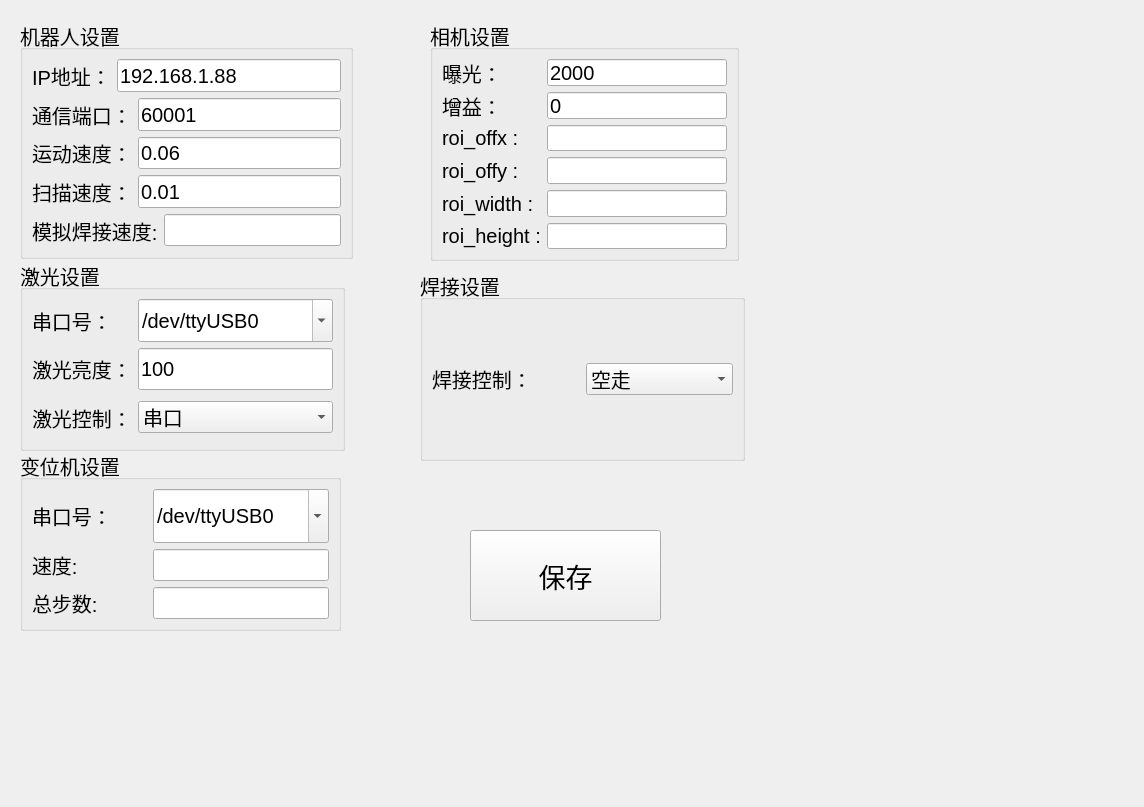
<?xml version="1.0" encoding="UTF-8"?>
<ui version="4.0">
 <class>SettingUI</class>
 <widget class="QWidget" name="SettingUI">
  <property name="geometry">
   <rect>
    <x>0</x>
    <y>0</y>
    <width>1144</width>
    <height>807</height>
   </rect>
  </property>
  <property name="windowTitle">
   <string>Form</string>
  </property>
  <widget class="QGroupBox" name="groupBox_3">
   <property name="geometry">
    <rect>
     <x>20</x>
     <y>20</y>
     <width>333</width>
     <height>239</height>
    </rect>
   </property>
   <property name="sizePolicy">
    <sizepolicy hsizetype="Preferred" vsizetype="Expanding">
     <horstretch>0</horstretch>
     <verstretch>0</verstretch>
    </sizepolicy>
   </property>
   <property name="font">
    <font>
     <pointsize>15</pointsize>
    </font>
   </property>
   <property name="title">
    <string>机器人设置</string>
   </property>
   <layout class="QVBoxLayout" name="verticalLayout">
    <item>
     <layout class="QHBoxLayout" name="horizontalLayout_21">
      <item>
       <widget class="QLabel" name="label_57">
        <property name="sizePolicy">
         <sizepolicy hsizetype="Preferred" vsizetype="Expanding">
          <horstretch>0</horstretch>
          <verstretch>0</verstretch>
         </sizepolicy>
        </property>
        <property name="font">
         <font>
          <pointsize>15</pointsize>
         </font>
        </property>
        <property name="text">
         <string>IP地址：</string>
        </property>
       </widget>
      </item>
      <item>
       <widget class="QLineEdit" name="IPAddr">
        <property name="sizePolicy">
         <sizepolicy hsizetype="Expanding" vsizetype="Expanding">
          <horstretch>0</horstretch>
          <verstretch>0</verstretch>
         </sizepolicy>
        </property>
        <property name="font">
         <font>
          <pointsize>15</pointsize>
         </font>
        </property>
        <property name="text">
         <string>192.168.1.88</string>
        </property>
       </widget>
      </item>
     </layout>
    </item>
    <item>
     <layout class="QHBoxLayout" name="horizontalLayout">
      <item>
       <widget class="QLabel" name="label_7">
        <property name="sizePolicy">
         <sizepolicy hsizetype="Preferred" vsizetype="Expanding">
          <horstretch>0</horstretch>
          <verstretch>0</verstretch>
         </sizepolicy>
        </property>
        <property name="font">
         <font>
          <pointsize>15</pointsize>
         </font>
        </property>
        <property name="text">
         <string>通信端口：</string>
        </property>
       </widget>
      </item>
      <item>
       <widget class="QLineEdit" name="port">
        <property name="sizePolicy">
         <sizepolicy hsizetype="Expanding" vsizetype="Expanding">
          <horstretch>0</horstretch>
          <verstretch>0</verstretch>
         </sizepolicy>
        </property>
        <property name="font">
         <font>
          <pointsize>15</pointsize>
         </font>
        </property>
        <property name="layoutDirection">
         <enum>Qt::LeftToRight</enum>
        </property>
        <property name="text">
         <string>60001</string>
        </property>
       </widget>
      </item>
     </layout>
    </item>
    <item>
     <layout class="QHBoxLayout" name="horizontalLayout_2">
      <item>
       <widget class="QLabel" name="label_14">
        <property name="sizePolicy">
         <sizepolicy hsizetype="Preferred" vsizetype="Expanding">
          <horstretch>0</horstretch>
          <verstretch>0</verstretch>
         </sizepolicy>
        </property>
        <property name="font">
         <font>
          <pointsize>15</pointsize>
         </font>
        </property>
        <property name="text">
         <string>运动速度：</string>
        </property>
       </widget>
      </item>
      <item>
       <widget class="QLineEdit" name="speed">
        <property name="sizePolicy">
         <sizepolicy hsizetype="Expanding" vsizetype="Expanding">
          <horstretch>0</horstretch>
          <verstretch>0</verstretch>
         </sizepolicy>
        </property>
        <property name="font">
         <font>
          <pointsize>15</pointsize>
         </font>
        </property>
        <property name="text">
         <string>0.06</string>
        </property>
       </widget>
      </item>
     </layout>
    </item>
    <item>
     <layout class="QHBoxLayout" name="horizontalLayout_17">
      <item>
       <widget class="QLabel" name="label_42">
        <property name="sizePolicy">
         <sizepolicy hsizetype="Preferred" vsizetype="Expanding">
          <horstretch>0</horstretch>
          <verstretch>0</verstretch>
         </sizepolicy>
        </property>
        <property name="font">
         <font>
          <pointsize>15</pointsize>
         </font>
        </property>
        <property name="text">
         <string>扫描速度：</string>
        </property>
       </widget>
      </item>
      <item>
       <widget class="QLineEdit" name="scanSpeed">
        <property name="sizePolicy">
         <sizepolicy hsizetype="Expanding" vsizetype="Expanding">
          <horstretch>0</horstretch>
          <verstretch>0</verstretch>
         </sizepolicy>
        </property>
        <property name="font">
         <font>
          <pointsize>15</pointsize>
         </font>
        </property>
        <property name="text">
         <string>0.01</string>
        </property>
       </widget>
      </item>
     </layout>
    </item>
    <item>
     <layout class="QHBoxLayout" name="horizontalLayout_4">
      <item>
       <widget class="QLabel" name="label_3">
        <property name="sizePolicy">
         <sizepolicy hsizetype="Preferred" vsizetype="Expanding">
          <horstretch>0</horstretch>
          <verstretch>0</verstretch>
         </sizepolicy>
        </property>
        <property name="font">
         <font>
          <pointsize>15</pointsize>
         </font>
        </property>
        <property name="text">
         <string>模拟焊接速度:</string>
        </property>
       </widget>
      </item>
      <item>
       <widget class="QLineEdit" name="simulateSpeed">
        <property name="font">
         <font>
          <pointsize>15</pointsize>
         </font>
        </property>
       </widget>
      </item>
     </layout>
    </item>
   </layout>
  </widget>
  <widget class="QGroupBox" name="groupBox_4">
   <property name="geometry">
    <rect>
     <x>20</x>
     <y>260</y>
     <width>325</width>
     <height>191</height>
    </rect>
   </property>
   <property name="sizePolicy">
    <sizepolicy hsizetype="Preferred" vsizetype="Expanding">
     <horstretch>0</horstretch>
     <verstretch>0</verstretch>
    </sizepolicy>
   </property>
   <property name="font">
    <font>
     <pointsize>15</pointsize>
    </font>
   </property>
   <property name="title">
    <string>激光设置</string>
   </property>
   <layout class="QGridLayout" name="gridLayout_4">
    <item row="0" column="0">
     <widget class="QLabel" name="label_2">
      <property name="sizePolicy">
       <sizepolicy hsizetype="Preferred" vsizetype="Expanding">
        <horstretch>0</horstretch>
        <verstretch>0</verstretch>
       </sizepolicy>
      </property>
      <property name="font">
       <font>
        <pointsize>15</pointsize>
       </font>
      </property>
      <property name="text">
       <string>串口号：</string>
      </property>
     </widget>
    </item>
    <item row="1" column="1">
     <widget class="QLineEdit" name="laserBrightness">
      <property name="sizePolicy">
       <sizepolicy hsizetype="Expanding" vsizetype="Expanding">
        <horstretch>0</horstretch>
        <verstretch>0</verstretch>
       </sizepolicy>
      </property>
      <property name="font">
       <font>
        <pointsize>15</pointsize>
       </font>
      </property>
      <property name="text">
       <string>100</string>
      </property>
     </widget>
    </item>
    <item row="1" column="0">
     <widget class="QLabel" name="label_5">
      <property name="sizePolicy">
       <sizepolicy hsizetype="Preferred" vsizetype="Expanding">
        <horstretch>0</horstretch>
        <verstretch>0</verstretch>
       </sizepolicy>
      </property>
      <property name="font">
       <font>
        <pointsize>15</pointsize>
       </font>
      </property>
      <property name="text">
       <string>激光亮度：</string>
      </property>
     </widget>
    </item>
    <item row="0" column="1">
     <widget class="QComboBox" name="laserSerialPort">
      <property name="sizePolicy">
       <sizepolicy hsizetype="Preferred" vsizetype="Expanding">
        <horstretch>0</horstretch>
        <verstretch>0</verstretch>
       </sizepolicy>
      </property>
      <property name="font">
       <font>
        <pointsize>15</pointsize>
       </font>
      </property>
      <property name="editable">
       <bool>true</bool>
      </property>
      <item>
       <property name="text">
        <string>/dev/ttyUSB0</string>
       </property>
      </item>
      <item>
       <property name="text">
        <string>/dev/ttyUSB1</string>
       </property>
      </item>
      <item>
       <property name="text">
        <string>/dev/ttyUSB2</string>
       </property>
      </item>
      <item>
       <property name="text">
        <string>/dev/ttyS0</string>
       </property>
      </item>
      <item>
       <property name="text">
        <string>/dev/ttyS1</string>
       </property>
      </item>
      <item>
       <property name="text">
        <string>/dev/ttyS2</string>
       </property>
      </item>
     </widget>
    </item>
    <item row="2" column="1">
     <widget class="QComboBox" name="laserControl">
      <item>
       <property name="text">
        <string>串口</string>
       </property>
      </item>
      <item>
       <property name="text">
        <string>PLC</string>
       </property>
      </item>
     </widget>
    </item>
    <item row="2" column="0">
     <widget class="QLabel" name="label_6">
      <property name="sizePolicy">
       <sizepolicy hsizetype="Preferred" vsizetype="Expanding">
        <horstretch>0</horstretch>
        <verstretch>0</verstretch>
       </sizepolicy>
      </property>
      <property name="font">
       <font>
        <pointsize>15</pointsize>
       </font>
      </property>
      <property name="text">
       <string>激光控制：</string>
      </property>
     </widget>
    </item>
   </layout>
  </widget>
  <widget class="QGroupBox" name="groupBox_13">
   <property name="geometry">
    <rect>
     <x>20</x>
     <y>450</y>
     <width>321</width>
     <height>181</height>
    </rect>
   </property>
   <property name="sizePolicy">
    <sizepolicy hsizetype="Expanding" vsizetype="Expanding">
     <horstretch>0</horstretch>
     <verstretch>0</verstretch>
    </sizepolicy>
   </property>
   <property name="font">
    <font>
     <pointsize>15</pointsize>
    </font>
   </property>
   <property name="title">
    <string>变位机设置</string>
   </property>
   <layout class="QGridLayout" name="gridLayout_3">
    <item row="0" column="0">
     <layout class="QGridLayout" name="gridLayout">
      <item row="1" column="1">
       <widget class="QLineEdit" name="motorSpeed"/>
      </item>
      <item row="0" column="1">
       <widget class="QComboBox" name="motorSerialPort">
        <property name="sizePolicy">
         <sizepolicy hsizetype="Expanding" vsizetype="Expanding">
          <horstretch>0</horstretch>
          <verstretch>0</verstretch>
         </sizepolicy>
        </property>
        <property name="font">
         <font>
          <pointsize>15</pointsize>
         </font>
        </property>
        <property name="editable">
         <bool>true</bool>
        </property>
        <item>
         <property name="text">
          <string>/dev/ttyUSB0</string>
         </property>
        </item>
        <item>
         <property name="text">
          <string>/dev/ttyUSB1</string>
         </property>
        </item>
        <item>
         <property name="text">
          <string>/dev/ttyUSB2</string>
         </property>
        </item>
        <item>
         <property name="text">
          <string>/dev/ttyS0</string>
         </property>
        </item>
        <item>
         <property name="text">
          <string>/dev/ttyS1</string>
         </property>
        </item>
        <item>
         <property name="text">
          <string>/dev/ttyS2</string>
         </property>
        </item>
       </widget>
      </item>
      <item row="1" column="0">
       <widget class="QLabel" name="label_4">
        <property name="text">
         <string>速度:</string>
        </property>
       </widget>
      </item>
      <item row="0" column="0">
       <widget class="QLabel" name="label_58">
        <property name="sizePolicy">
         <sizepolicy hsizetype="Expanding" vsizetype="Expanding">
          <horstretch>0</horstretch>
          <verstretch>0</verstretch>
         </sizepolicy>
        </property>
        <property name="font">
         <font>
          <pointsize>15</pointsize>
         </font>
        </property>
        <property name="text">
         <string>串口号：</string>
        </property>
       </widget>
      </item>
      <item row="2" column="0">
       <widget class="QLabel" name="label_11">
        <property name="text">
         <string>总步数:</string>
        </property>
       </widget>
      </item>
      <item row="2" column="1">
       <widget class="QLineEdit" name="totalSteps"/>
      </item>
     </layout>
    </item>
   </layout>
  </widget>
  <widget class="QPushButton" name="saveSetting">
   <property name="geometry">
    <rect>
     <x>470</x>
     <y>530</y>
     <width>191</width>
     <height>91</height>
    </rect>
   </property>
   <property name="sizePolicy">
    <sizepolicy hsizetype="Minimum" vsizetype="Expanding">
     <horstretch>0</horstretch>
     <verstretch>0</verstretch>
    </sizepolicy>
   </property>
   <property name="font">
    <font>
     <pointsize>20</pointsize>
    </font>
   </property>
   <property name="text">
    <string>保存</string>
   </property>
  </widget>
  <widget class="QGroupBox" name="groupBox_6">
   <property name="geometry">
    <rect>
     <x>430</x>
     <y>20</y>
     <width>309</width>
     <height>241</height>
    </rect>
   </property>
   <property name="sizePolicy">
    <sizepolicy hsizetype="Preferred" vsizetype="Expanding">
     <horstretch>0</horstretch>
     <verstretch>0</verstretch>
    </sizepolicy>
   </property>
   <property name="font">
    <font>
     <pointsize>15</pointsize>
    </font>
   </property>
   <property name="title">
    <string>相机设置</string>
   </property>
   <layout class="QGridLayout" name="gridLayout_2">
    <item row="0" column="0">
     <widget class="QLabel" name="label_18">
      <property name="sizePolicy">
       <sizepolicy hsizetype="Preferred" vsizetype="Expanding">
        <horstretch>0</horstretch>
        <verstretch>0</verstretch>
       </sizepolicy>
      </property>
      <property name="font">
       <font>
        <pointsize>15</pointsize>
       </font>
      </property>
      <property name="text">
       <string>曝光：</string>
      </property>
     </widget>
    </item>
    <item row="0" column="1">
     <widget class="QLineEdit" name="cameraExposure">
      <property name="sizePolicy">
       <sizepolicy hsizetype="Expanding" vsizetype="Expanding">
        <horstretch>0</horstretch>
        <verstretch>0</verstretch>
       </sizepolicy>
      </property>
      <property name="font">
       <font>
        <pointsize>15</pointsize>
       </font>
      </property>
      <property name="text">
       <string>2000</string>
      </property>
     </widget>
    </item>
    <item row="1" column="0">
     <widget class="QLabel" name="label_17">
      <property name="sizePolicy">
       <sizepolicy hsizetype="Preferred" vsizetype="Expanding">
        <horstretch>0</horstretch>
        <verstretch>0</verstretch>
       </sizepolicy>
      </property>
      <property name="font">
       <font>
        <pointsize>15</pointsize>
       </font>
      </property>
      <property name="text">
       <string>增益：</string>
      </property>
     </widget>
    </item>
    <item row="1" column="1">
     <widget class="QLineEdit" name="cameraGain">
      <property name="sizePolicy">
       <sizepolicy hsizetype="Expanding" vsizetype="Expanding">
        <horstretch>0</horstretch>
        <verstretch>0</verstretch>
       </sizepolicy>
      </property>
      <property name="font">
       <font>
        <pointsize>15</pointsize>
       </font>
      </property>
      <property name="text">
       <string>0</string>
      </property>
     </widget>
    </item>
    <item row="2" column="0">
     <widget class="QLabel" name="label">
      <property name="sizePolicy">
       <sizepolicy hsizetype="Preferred" vsizetype="Expanding">
        <horstretch>0</horstretch>
        <verstretch>0</verstretch>
       </sizepolicy>
      </property>
      <property name="font">
       <font>
        <pointsize>15</pointsize>
       </font>
      </property>
      <property name="text">
       <string>roi_offx :</string>
      </property>
     </widget>
    </item>
    <item row="2" column="1">
     <widget class="QLineEdit" name="roi_offset_x">
      <property name="sizePolicy">
       <sizepolicy hsizetype="Expanding" vsizetype="Expanding">
        <horstretch>0</horstretch>
        <verstretch>0</verstretch>
       </sizepolicy>
      </property>
      <property name="font">
       <font>
        <pointsize>15</pointsize>
       </font>
      </property>
     </widget>
    </item>
    <item row="3" column="0">
     <widget class="QLabel" name="label_8">
      <property name="sizePolicy">
       <sizepolicy hsizetype="Preferred" vsizetype="Expanding">
        <horstretch>0</horstretch>
        <verstretch>0</verstretch>
       </sizepolicy>
      </property>
      <property name="font">
       <font>
        <pointsize>15</pointsize>
       </font>
      </property>
      <property name="text">
       <string>roi_offy :</string>
      </property>
     </widget>
    </item>
    <item row="3" column="1">
     <widget class="QLineEdit" name="roi_offset_y">
      <property name="sizePolicy">
       <sizepolicy hsizetype="Expanding" vsizetype="Expanding">
        <horstretch>0</horstretch>
        <verstretch>0</verstretch>
       </sizepolicy>
      </property>
      <property name="font">
       <font>
        <pointsize>15</pointsize>
       </font>
      </property>
     </widget>
    </item>
    <item row="4" column="0">
     <widget class="QLabel" name="label_9">
      <property name="sizePolicy">
       <sizepolicy hsizetype="Preferred" vsizetype="Expanding">
        <horstretch>0</horstretch>
        <verstretch>0</verstretch>
       </sizepolicy>
      </property>
      <property name="font">
       <font>
        <pointsize>15</pointsize>
       </font>
      </property>
      <property name="text">
       <string>roi_width :</string>
      </property>
     </widget>
    </item>
    <item row="4" column="1">
     <widget class="QLineEdit" name="roi_width">
      <property name="sizePolicy">
       <sizepolicy hsizetype="Expanding" vsizetype="Expanding">
        <horstretch>0</horstretch>
        <verstretch>0</verstretch>
       </sizepolicy>
      </property>
      <property name="font">
       <font>
        <pointsize>15</pointsize>
       </font>
      </property>
     </widget>
    </item>
    <item row="5" column="0">
     <widget class="QLabel" name="label_10">
      <property name="sizePolicy">
       <sizepolicy hsizetype="Preferred" vsizetype="Expanding">
        <horstretch>0</horstretch>
        <verstretch>0</verstretch>
       </sizepolicy>
      </property>
      <property name="font">
       <font>
        <pointsize>15</pointsize>
       </font>
      </property>
      <property name="text">
       <string>roi_height :</string>
      </property>
     </widget>
    </item>
    <item row="5" column="1">
     <widget class="QLineEdit" name="roi_height">
      <property name="sizePolicy">
       <sizepolicy hsizetype="Expanding" vsizetype="Expanding">
        <horstretch>0</horstretch>
        <verstretch>0</verstretch>
       </sizepolicy>
      </property>
      <property name="font">
       <font>
        <pointsize>15</pointsize>
       </font>
      </property>
     </widget>
    </item>
   </layout>
  </widget>
  <widget class="QGroupBox" name="groupBox_5">
   <property name="geometry">
    <rect>
     <x>420</x>
     <y>270</y>
     <width>325</width>
     <height>191</height>
    </rect>
   </property>
   <property name="sizePolicy">
    <sizepolicy hsizetype="Preferred" vsizetype="Expanding">
     <horstretch>0</horstretch>
     <verstretch>0</verstretch>
    </sizepolicy>
   </property>
   <property name="font">
    <font>
     <pointsize>15</pointsize>
    </font>
   </property>
   <property name="title">
    <string>焊接设置</string>
   </property>
   <layout class="QGridLayout" name="gridLayout_5">
    <item row="0" column="1">
     <widget class="QComboBox" name="weldControl">
      <item>
       <property name="text">
        <string>空走</string>
       </property>
      </item>
      <item>
       <property name="text">
        <string>焊接</string>
       </property>
      </item>
      <item>
       <property name="text">
        <string>空走后焊接</string>
       </property>
      </item>
      <item>
       <property name="text">
        <string>扫描</string>
       </property>
      </item>
     </widget>
    </item>
    <item row="0" column="0">
     <widget class="QLabel" name="label_15">
      <property name="sizePolicy">
       <sizepolicy hsizetype="Preferred" vsizetype="Expanding">
        <horstretch>0</horstretch>
        <verstretch>0</verstretch>
       </sizepolicy>
      </property>
      <property name="font">
       <font>
        <pointsize>15</pointsize>
       </font>
      </property>
      <property name="text">
       <string>焊接控制：</string>
      </property>
     </widget>
    </item>
   </layout>
  </widget>
 </widget>
 <resources/>
 <connections/>
</ui>
